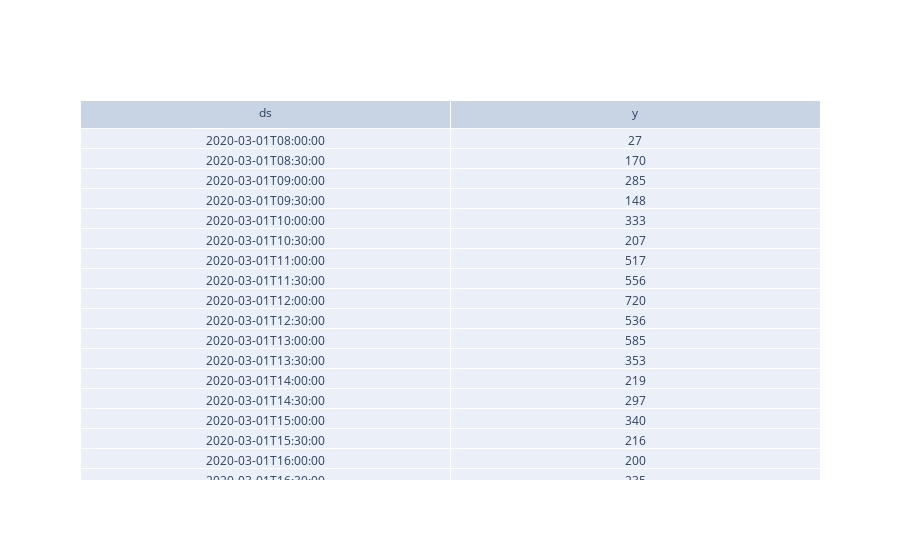

The cell this chart's notebook holds for it:
### Markdown cell above
# Visualizando o dataframe

### Code cell
df_432_time_sale = dtclean.get_Dataframes_time(432,'s')
df_432_time_sale.reset_index(inplace=True)
sns.set(style="darkgrid")
sns.set_context("notebook", font_scale=1.5, rc={"lines.linewidth": 2.5})

iplot(dtexp.getTableDataframe(df_432_time_sale))

### Figure 1 — Plotly figure (JSON) as saved in the notebook; plotly's stock layout.template omitted (floating-point values rounded to 4 significant figures; data arrays with more than 128 entries replaced by an {"elided": "..."} marker saying what was removed)
{"data": [{"cells": {"values": {"elided": "2x2428 mixed values"}}, "header": {"values": ["ds", "y"]}, "type": "table"}], "layout": {}}
